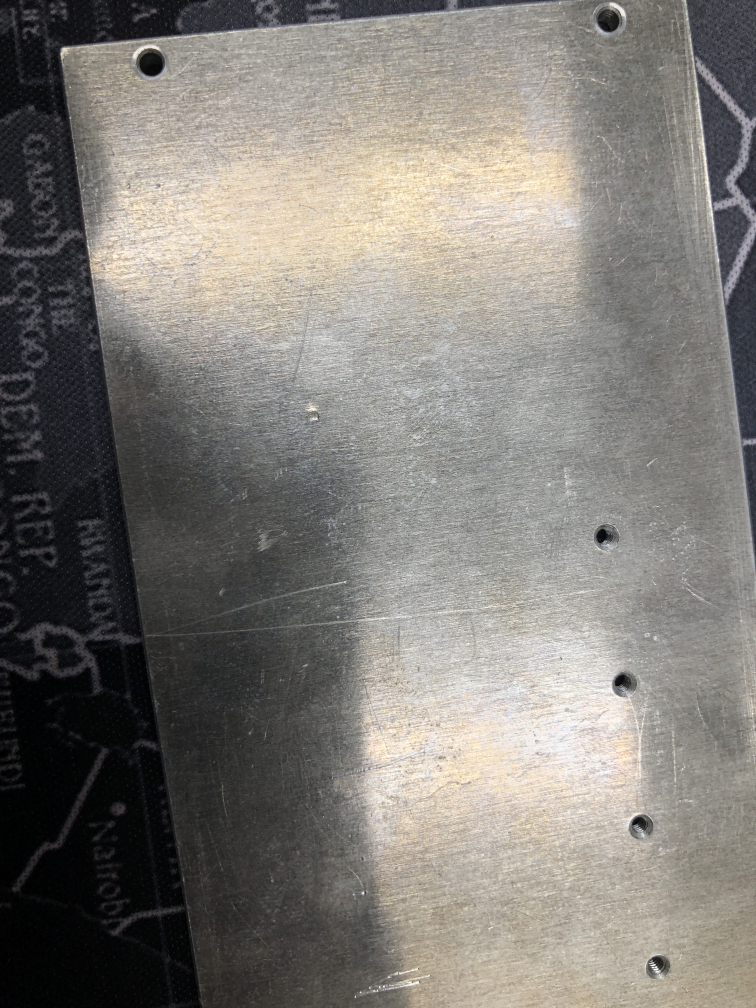
#> input picture data/Defect-test/JPG4/IMG_0890.JPG, 3024 x 4032 px (shown at 1/4 size); its folder holds 4 pictures in this run
$ python resize.py
#> lines starting #> are read from the running program, lines starting #| are printed output that depends on the picture
import os
import cv2 as cv
print("當下位置：", os.getcwd())
print("當下位置所有的檔案：", os.listdir(os.getcwd()))

path = os.getcwd() + "/JPG4"

new_folder = "Resize_Defect4"

#print(len(os.listdir(path)))
'''
for i in range(len()):
	print(i)
	img = cv.imread(text+str(i)+".jpg", 1)
	resize_img = cv.resize(img, (416, 416))
	cv.imwrite("resize_"+text+str(i)+".jpg", resize_img)

cv.destroyAllWindows()
'''

if not os.path.exists(os.getcwd()+"/"+new_folder):
	    os.makedirs(new_folder)

num = 1

for i in sorted(os.listdir(path)):
	print(i)
	img = cv.imread(path+"/"+i, 1)
#> img is the input picture: shape (4032, 3024, 3); mean B, G, R 119.3, 124.5, 127.8
	#cv.imshow("image", img)
	resize_img = cv.resize(img, (416, 416))
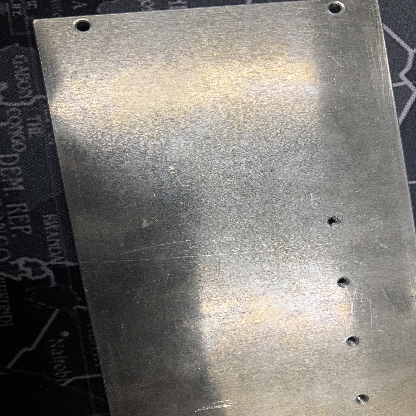
#> resize_img: shape (416, 416, 3); mean B, G, R 119.3, 124.4, 127.8
	cv.imwrite(new_folder+"/"+"Defect"+str(num)+".jpg", resize_img)
	num = num + 1
#> pass 2 of the loop `for i in sorted(os.listdir(path)):`:
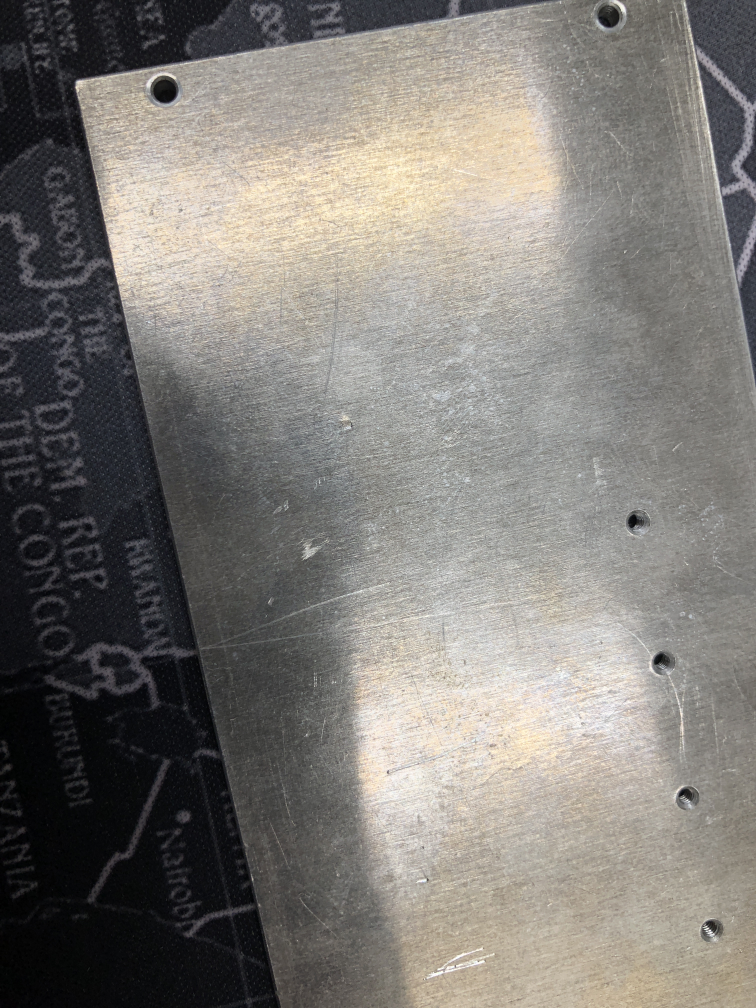
#> input picture data/Defect-test/JPG4/IMG_0891.JPG, 3024 x 4032 px (shown at 1/4 size)
#> img is the input picture: shape (4032, 3024, 3); mean B, G, R 119.1, 123.8, 127.2
#> `resize_img = cv.resize(img, (416, 416))`:
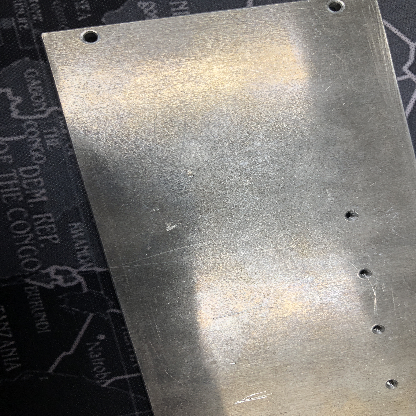
#> resize_img: shape (416, 416, 3); mean B, G, R 119, 123.7, 127
#> pass 3 of the loop `for i in sorted(os.listdir(path)):`:
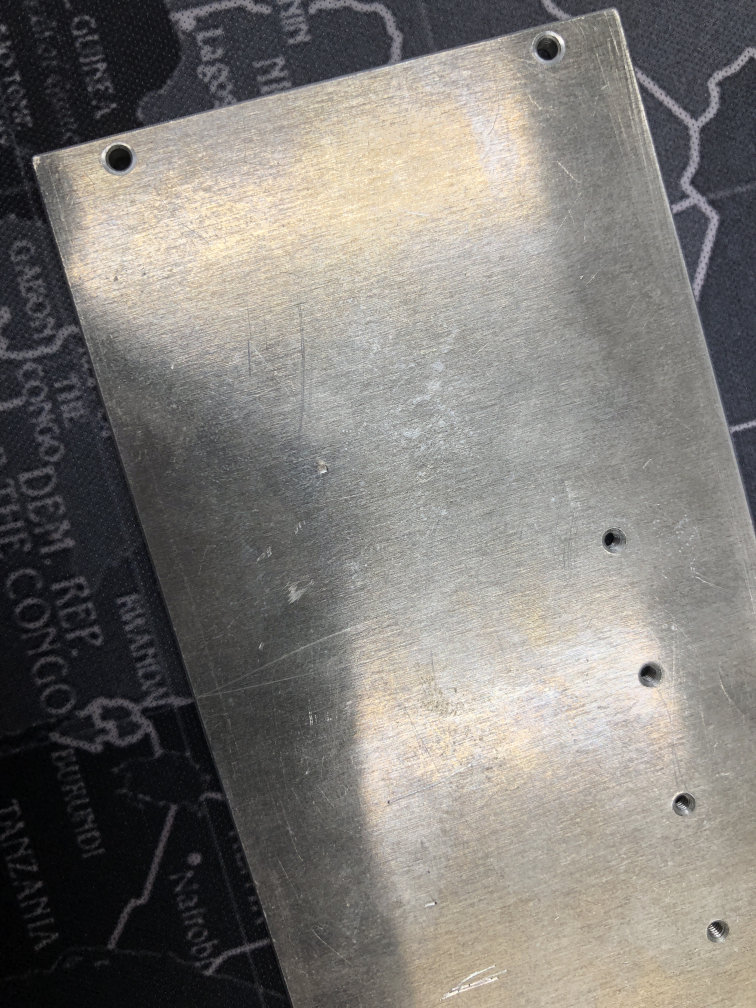
#> input picture data/Defect-test/JPG4/IMG_0892.JPG, 3024 x 4032 px (shown at 1/4 size)
#> img is the input picture: shape (4032, 3024, 3); mean B, G, R 118.5, 122.7, 125.9
#> `resize_img = cv.resize(img, (416, 416))`:
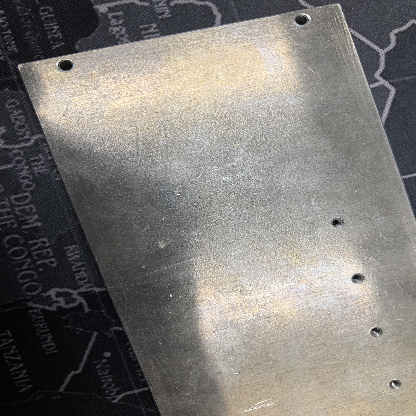
#> resize_img: shape (416, 416, 3); mean B, G, R 118.4, 122.5, 125.8
#> the loop made 4 passes; the first 3 are shown

cv.destroyAllWindows()
